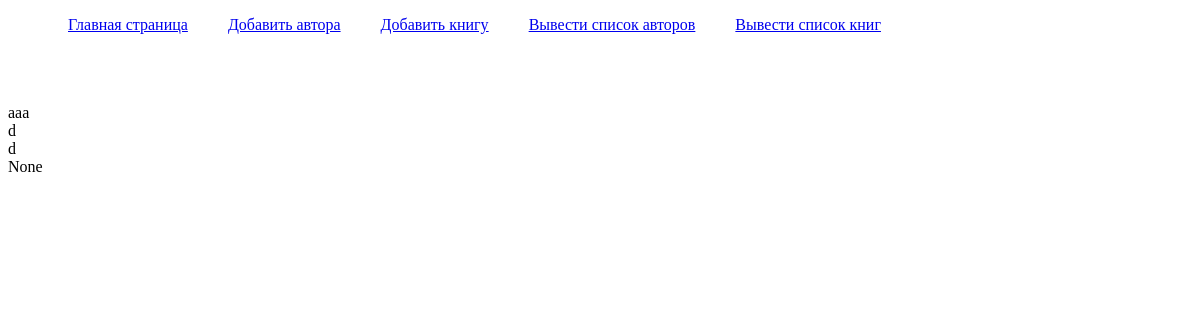
Before: /book_list/ with the older database file.
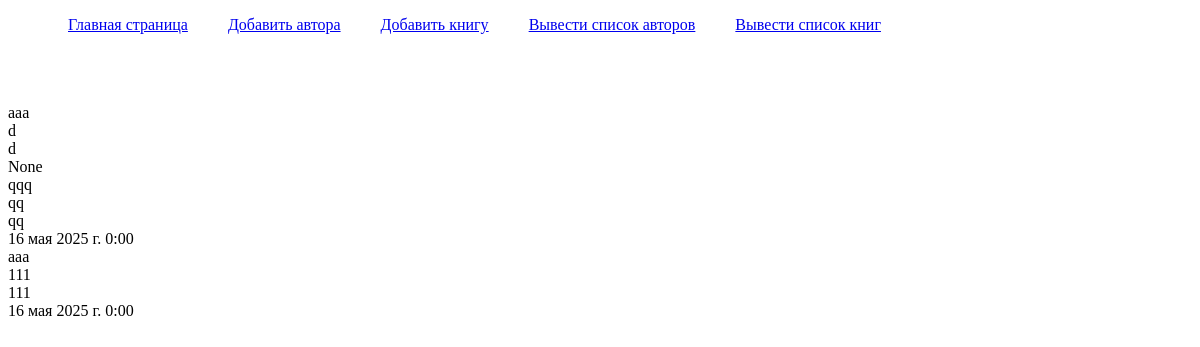
After: the same page with the newer database file.
### library/models.py (models this page shows, shortened)
class Book(models.Model):
    author = models.ForeignKey('Author', on_delete=models.CASCADE, verbose_name="Автор")
    title = models.TextField(max_length=200, verbose_name='Назавание', null=True)
    genre = models.TextField(max_length=200, verbose_name='Жанр', null=True)
    written_in = models.DateTimeField()
    class Meta:
        verbose_name = "Книга"
        verbose_name_plural = "Книги"

class Author(models.Model):
    name = models.TextField(null=True, blank=True, verbose_name="Имя")
    lastname = models.TextField(null=True, blank=True, verbose_name="Фамилия")
    patronymic = models.TextField(null=True, blank=True, verbose_name="Отчество")
    birthdate = models.DateTimeField()
    class Meta:
        verbose_name = "Автор"
        verbose_name_plural = "Авторы"
    def __str__(self):
        return self.name

### library/views.py (the view)
# urls.py: path('book_list/', show_all_books, name='book_list'),
def show_all_books(request):
    books = Book.objects.all()
    context = {'books': books}
    return render(request, template_name='library/book_list.html', context=context)

### library/templates/library/book_list.html
{% extends 'library/base.html' %}
{% block content %}
{% for book in books %}
    <div>{{ book.author }}</div>
    <div>{{ book.title }}</div>
    <div>{{ book.genre }}</div>
    <div>{{ book.written_in }}</div>
{% endfor %}
{% endblock content %}

Changed rows visible on the page:
added Book: author "qqq", title "qq", genre "qq", written_in "16 мая 2025 г. 0:00"
added Book: author "aaa", title "111", genre "111", written_in "16 мая 2025 г. 0:00"
